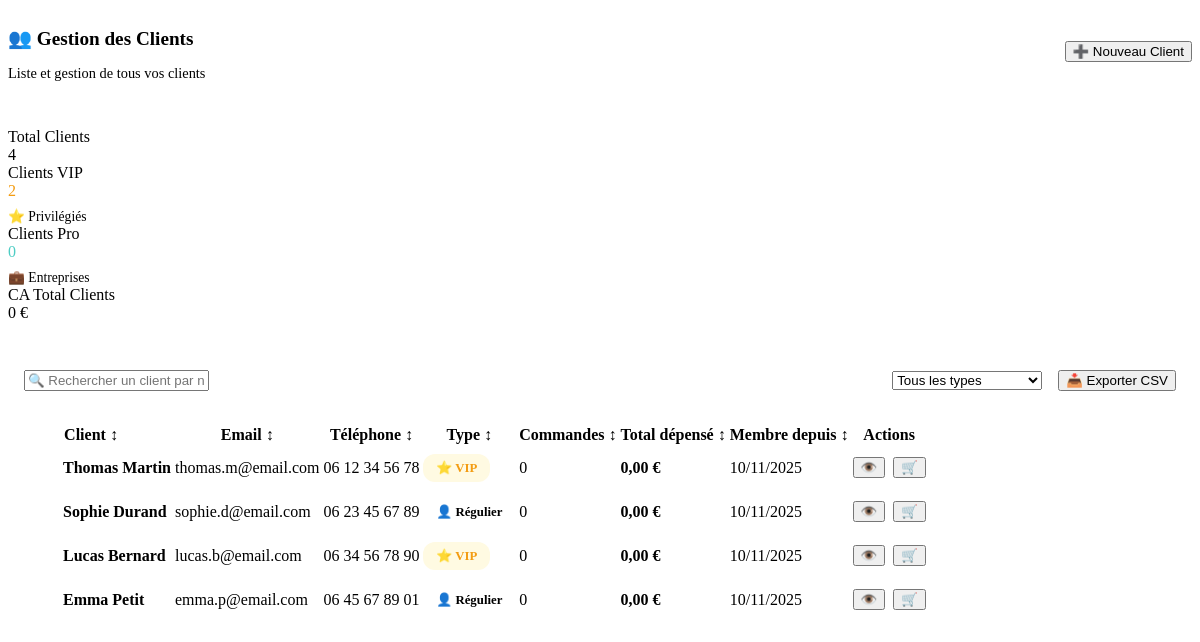
Page /modules/ventes/clients.php on the committed database.
### tables this page shows
CREATE TABLE clients (
    id INT AUTO_INCREMENT PRIMARY KEY,
    first_name VARCHAR(100) NOT NULL,
    last_name VARCHAR(100) NOT NULL,
    email VARCHAR(255) UNIQUE NOT NULL,
    phone VARCHAR(20),
    address TEXT,
    city VARCHAR(100),
    postal_code VARCHAR(10),
    country VARCHAR(100) DEFAULT 'France',
    type ENUM('Regular', 'VIP', 'Pro') DEFAULT 'Regular',
    loyalty_points INT DEFAULT 0,
    total_spent DECIMAL(10,2) DEFAULT 0,
    notes TEXT,
    active BOOLEAN DEFAULT TRUE,
    created_at TIMESTAMP DEFAULT CURRENT_TIMESTAMP,
    updated_at TIMESTAMP DEFAULT CURRENT_TIMESTAMP ON UPDATE CURRENT_TIMESTAMP,
    INDEX idx_email (email),
    INDEX idx_type (type)
);

### modules/ventes/clients.php (the view, shortened to what this page needs)
<?php
try {
    $pdo = getDB();
    $stmt = $pdo->query("
        SELECT
            c.*,
            COUNT(DISTINCT s.id) as total_orders,
            COALESCE(SUM(CASE WHEN s.status = 'completed' THEN s.total ELSE 0 END), 0) as total_spent
        FROM clients c
        LEFT JOIN sales s ON c.id = s.client_id
        WHERE c.active = 1
        GROUP BY c.id
        ORDER BY c.created_at DESC
    ");
    $clients = $stmt->fetchAll(PDO::FETCH_ASSOC);
    $stats = [
        'total' => count($clients),
        'vip' => count(array_filter($clients, fn($c) => $c['type'] === 'VIP')),
        'regular' => count(array_filter($clients, fn($c) => $c['type'] === 'Regular')),
        'pro' => count(array_filter($clients, fn($c) => $c['type'] === 'Pro')),
        'total_revenue' => array_sum(array_column($clients, 'total_spent'))
    ];
} catch (Exception $e) {
    error_log("Erreur clients : " . $e->getMessage());
    $clients = [];
    $stats = ['total' => 0, 'vip' => 0, 'regular' => 0, 'pro' => 0, 'total_revenue' => 0];
}
?>
<div id="clients-module">
    <div style="display: flex; justify-content: space-between; align-items: center; margin-bottom: 2rem; flex-wrap: wrap; gap: 1rem;">
        <div>
            <h3 style="font-size: 1.2rem; color: var(--light); margin-bottom: 0.5rem;">👥 Gestion des Clients</h3>
            <p style="color: var(--secondary); font-size: 0.9rem;">Liste et gestion de tous vos clients</p>
        </div>
        <button class="btn btn-primary" onclick="window.location.href='index.php?module=ventes&action=nouveau_client'">
            ➕ Nouveau Client
        </button>
    </div>
    <div class="cards-grid" style="margin-bottom: 2rem;">
        <div class="card">
            <div class="card-label">Total Clients</div>
            <div class="card-value"><?php echo $stats['total']; ?></div>
        </div>
        <div class="card">
            <div class="card-label">Clients VIP</div>
            <div class="card-value" style="color: #f39c12;"><?php echo $stats['vip']; ?></div>
            <div style="margin-top: 0.5rem; color: var(--secondary); font-size: 0.85rem;">
                ⭐ Privilégiés
            </div>
        </div>
        <div class="card">
            <div class="card-label">Clients Pro</div>
            <div class="card-value" style="color: #4ecdc4;"><?php echo $stats['pro']; ?></div>
            <div style="margin-top: 0.5rem; color: var(--secondary); font-size: 0.85rem;">
                💼 Entreprises
            </div>
        </div>
        <div class="card">
            <div class="card-label">CA Total Clients</div>
            <div class="card-value"><?php echo number_format($stats['total_revenue'], 0, ',', ' '); ?> €</div>
        </div>
    </div>
    <?php if (empty($clients)): ?>
        <div class="card" style="padding: 3rem; text-align: center;">
            <div style="font-size: 4rem; margin-bottom: 1rem;">👥</div>
            <h3 style="color: var(--light); margin-bottom: 1rem;">Aucun client enregistré</h3>
            <p style="color: var(--secondary); margin-bottom: 2rem;">
                Commencez par ajouter votre premier client pour effectuer des ventes.
            </p>
            <button class="btn btn-primary" onclick="window.location.href='index.php?module=ventes&action=nouveau_client'">
                ➕ Créer le premier client
            </button>
        </div>
    <?php else: ?>
        <div class="table-container" style="margin-bottom: 1rem; padding: 1rem;">
            <div style="display: flex; gap: 1rem; flex-wrap: wrap; align-items: center;">
                <div style="flex: 1; min-width: 250px;">
                    <input type="text"
                           class="form-control"
                           id="searchInput"
                           placeholder="🔍 Rechercher un client par nom, email, téléphone..."
                           onkeyup="filterClients()">
                </div>
                <select class="form-control" id="typeFilter" style="width: auto; min-width: 150px;" onchange="filterClients()">
                    <option value="">Tous les types</option>
                </select>
                <button class="btn btn-secondary btn-sm" onclick="exportClients()">
                    📥 Exporter CSV
                </button>
            </div>
        </div>
        <div class="table-container">
            <table id="clientsTable">
                <thead>
                    <tr>
                        <th onclick="sortTable(0)">Client ↕</th>
                        <th onclick="sortTable(1)">Email ↕</th>
                        <th onclick="sortTable(2)">Téléphone ↕</th>
                        <th onclick="sortTable(3)">Type ↕</th>
                        <th onclick="sortTable(4)">Commandes ↕</th>
                        <th onclick="sortTable(5)">Total dépensé ↕</th>
                        <th onclick="sortTable(6)">Membre depuis ↕</th>
                        <th>Actions</th>
                    </tr>
                </thead>
                <tbody>
                    <?php foreach ($clients as $client): ?>
                    <tr class="client-row" data-type="<?php echo $client['type']; ?>" data-client-id="<?php echo $client['id']; ?>">
                        <td>
                            <div style="display: flex; align-items: center; gap: 0.75rem;">
                                <div class="avatar" style="width: 40px; height: 40px; font-size: 1rem;">
                                </div>
                                <div>
                                    <strong><?php echo htmlspecialchars($client['first_name'] . ' ' . $client['last_name']); ?></strong>
                                </div>
                            </div>
                        </td>
                        <td><?php echo htmlspecialchars($client['email']); ?></td>
                        <td><?php echo htmlspecialchars($client['phone'] ?? 'Non renseigné'); ?></td>
                        <td>
                            <?php if ($client['type'] === 'VIP'): ?>
                                <span class="badge warning">⭐ VIP</span>
                            <?php elseif ($client['type'] === 'Pro'): ?>
                                <span class="badge info">💼 Pro</span>
                            <?php else: ?>
                                <span class="badge">👤 Régulier</span>
                            <?php endif; ?>
                        </td>
                        <td><?php echo $client['total_orders']; ?></td>
                        <td><strong><?php echo number_format($client['total_spent'], 2, ',', ' ') . ' €'; ?></strong></td>
                        <td><?php echo date('d/m/Y', strtotime($client['created_at'])); ?></td>
                        <td>
                            <div style="display: flex; gap: 0.5rem;">
                                <button class="btn btn-sm btn-secondary"
                                        title="Voir profil"
                                        onclick="viewClient(<?php echo $client['id']; ?>)">
                                    👁️
                                </button>
                                <button class="btn btn-sm btn-primary"
                                        title="Nouvelle vente"
                                        onclick="window.location.href='index.php?module=ventes&action=panier&client_id=<?php echo $client['id']; ?>'">
                                    🛒
                                </button>
                            </div>
                        </td>
                    </tr>
                    <?php endforeach; ?>
                </tbody>
            </table>
        </div>
    <?php endif; ?>
</div>

### modules/ventes/clients.php (style rules this page uses)
.client-row { transition: all 0.3s ease; }
table th { cursor: pointer; user-select: none; }
.avatar { background: linear-gradient(135deg, var(--primary), var(--secondary)); border-radius: 50%; display: flex; align-items: center; justify-content: center; color: white; font-weight: 700; flex-shrink: 0; }
.badge { padding: 0.4rem 0.8rem; border-radius: 12px; font-size: 0.8rem; font-weight: 600; white-space: nowrap; display: inline-block; background: rgba(255, 255, 255, 0.1); }
.badge.warning { background: rgba(255, 230, 109, 0.2); color: #f39c12; }

### rows in the picture
clients: id "2", first_name+last_name "Sophie Durand", email "sophie.d@email.com", phone "06 23 45 67 89", type "👤 Régulier", total_orders "0", total_spent "0,00", created_at "10/11/2025"
clients: first_name+last_name "Thomas Martin", email "thomas.m@email.com", phone "06 12 34 56 78", type "⭐ VIP", total_orders "0", total_spent "0,00", created_at "10/11/2025"
clients: first_name+last_name "Lucas Bernard", email "lucas.b@email.com", phone "06 34 56 78 90", type "⭐ VIP", total_orders "0", total_spent "0,00", created_at "10/11/2025"
clients: first_name+last_name "Emma Petit", email "emma.p@email.com", phone "06 45 67 89 01", type "👤 Régulier", total_orders "0", total_spent "0,00", created_at "10/11/2025"

### other values in the picture
$stats['total'] "4"
$stats['pro'] "0"
$stats['total_revenue'] "0"
